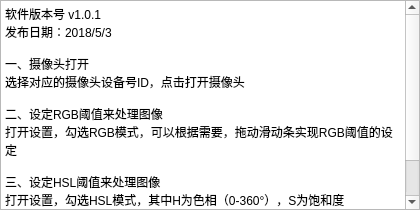
<?xml version="1.0" encoding="UTF-8"?>
<ui version="4.0">
 <class>help</class>
 <widget class="QDialog" name="help">
  <property name="geometry">
   <rect>
    <x>0</x>
    <y>0</y>
    <width>420</width>
    <height>210</height>
   </rect>
  </property>
  <property name="minimumSize">
   <size>
    <width>420</width>
    <height>210</height>
   </size>
  </property>
  <property name="maximumSize">
   <size>
    <width>420</width>
    <height>210</height>
   </size>
  </property>
  <property name="windowTitle">
   <string>使用帮助</string>
  </property>
  <widget class="QTextBrowser" name="textBrowser">
   <property name="geometry">
    <rect>
     <x>0</x>
     <y>0</y>
     <width>420</width>
     <height>210</height>
    </rect>
   </property>
   <property name="minimumSize">
    <size>
     <width>420</width>
     <height>210</height>
    </size>
   </property>
   <property name="maximumSize">
    <size>
     <width>420</width>
     <height>210</height>
    </size>
   </property>
   <property name="html">
    <string>&lt;!DOCTYPE HTML PUBLIC &quot;-//W3C//DTD HTML 4.0//EN&quot; &quot;http://www.w3.org/TR/REC-html40/strict.dtd&quot;&gt;
&lt;html&gt;&lt;head&gt;&lt;meta name=&quot;qrichtext&quot; content=&quot;1&quot; /&gt;&lt;style type=&quot;text/css&quot;&gt;
p, li { white-space: pre-wrap; }
&lt;/style&gt;&lt;/head&gt;&lt;body style=&quot; font-family:'SimSun'; font-size:9pt; font-weight:400; font-style:normal;&quot;&gt;
&lt;p style=&quot; margin-top:0px; margin-bottom:0px; margin-left:0px; margin-right:0px; -qt-block-indent:0; text-indent:0px;&quot;&gt;软件版本号 v1.0.1&lt;/p&gt;
&lt;p style=&quot; margin-top:0px; margin-bottom:0px; margin-left:0px; margin-right:0px; -qt-block-indent:0; text-indent:0px;&quot;&gt;发布日期：2018/5/3&lt;/p&gt;
&lt;p style=&quot;-qt-paragraph-type:empty; margin-top:0px; margin-bottom:0px; margin-left:0px; margin-right:0px; -qt-block-indent:0; text-indent:0px;&quot;&gt;&lt;br /&gt;&lt;/p&gt;
&lt;p style=&quot; margin-top:0px; margin-bottom:0px; margin-left:0px; margin-right:0px; -qt-block-indent:0; text-indent:0px;&quot;&gt;一、摄像头打开&lt;/p&gt;
&lt;p style=&quot; margin-top:0px; margin-bottom:0px; margin-left:0px; margin-right:0px; -qt-block-indent:0; text-indent:0px;&quot;&gt;选择对应的摄像头设备号ID，点击打开摄像头&lt;/p&gt;
&lt;p style=&quot;-qt-paragraph-type:empty; margin-top:0px; margin-bottom:0px; margin-left:0px; margin-right:0px; -qt-block-indent:0; text-indent:0px;&quot;&gt;&lt;br /&gt;&lt;/p&gt;
&lt;p style=&quot; margin-top:0px; margin-bottom:0px; margin-left:0px; margin-right:0px; -qt-block-indent:0; text-indent:0px;&quot;&gt;二、设定RGB阈值来处理图像&lt;/p&gt;
&lt;p style=&quot; margin-top:0px; margin-bottom:0px; margin-left:0px; margin-right:0px; -qt-block-indent:0; text-indent:0px;&quot;&gt;打开设置，勾选RGB模式，可以根据需要，拖动滑动条实现RGB阈值的设定&lt;/p&gt;
&lt;p style=&quot;-qt-paragraph-type:empty; margin-top:0px; margin-bottom:0px; margin-left:0px; margin-right:0px; -qt-block-indent:0; text-indent:0px;&quot;&gt;&lt;br /&gt;&lt;/p&gt;
&lt;p style=&quot; margin-top:0px; margin-bottom:0px; margin-left:0px; margin-right:0px; -qt-block-indent:0; text-indent:0px;&quot;&gt;三、设定HSL阈值来处理图像&lt;/p&gt;
&lt;p style=&quot; margin-top:0px; margin-bottom:0px; margin-left:0px; margin-right:0px; -qt-block-indent:0; text-indent:0px;&quot;&gt;打开设置，勾选HSL模式，其中H为色相（0-360°），S为饱和度（0-100%），L为亮度（0-100%），拖动滑动条可实现相应值的设定&lt;/p&gt;
&lt;p style=&quot;-qt-paragraph-type:empty; margin-top:0px; margin-bottom:0px; margin-left:0px; margin-right:0px; -qt-block-indent:0; text-indent:0px;&quot;&gt;&lt;br /&gt;&lt;/p&gt;
&lt;p style=&quot;-qt-paragraph-type:empty; margin-top:0px; margin-bottom:0px; margin-left:0px; margin-right:0px; -qt-block-indent:0; text-indent:0px;&quot;&gt;&lt;br /&gt;&lt;/p&gt;&lt;/body&gt;&lt;/html&gt;</string>
   </property>
  </widget>
 </widget>
 <resources/>
 <connections/>
</ui>
